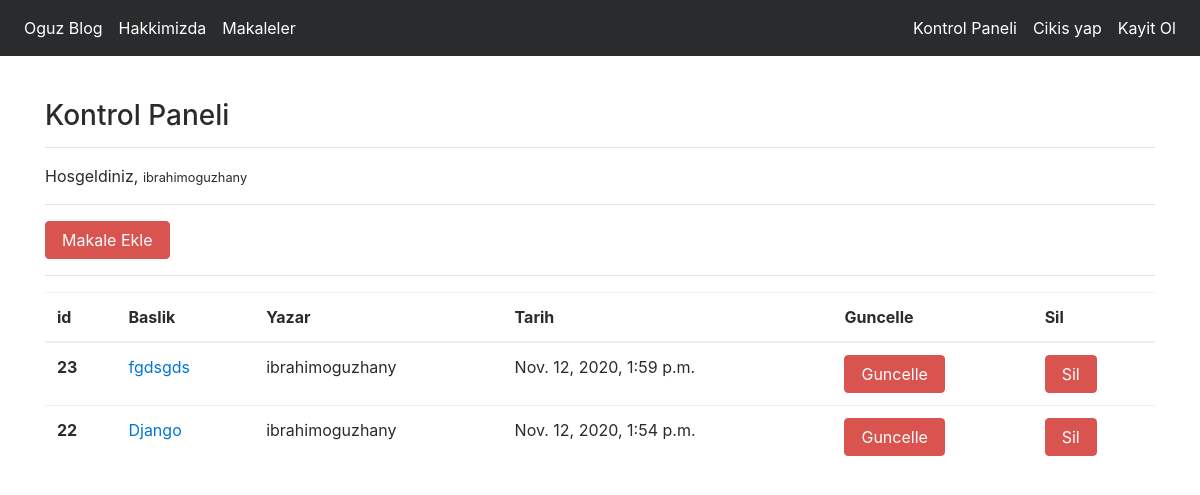
Page /articles/dashboard/ (signed in) on the earlier database version.
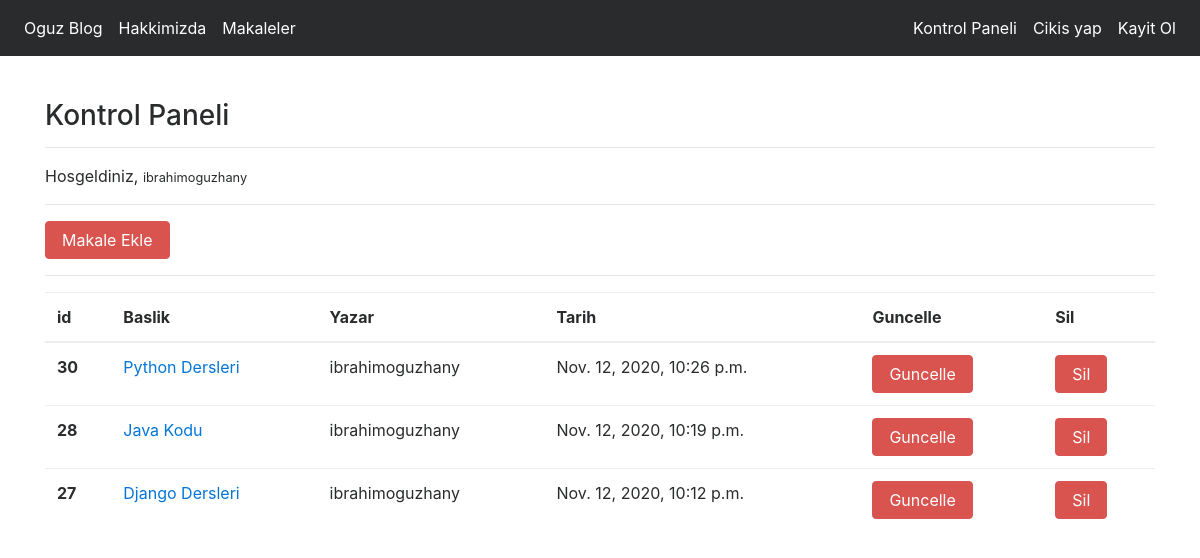
Same page on the later database version.
### article/models.py (models this page shows, shortened)
class Article(models.Model):
    author = models.ForeignKey("auth.User", on_delete=models.CASCADE,verbose_name="yazar")
    title = models.CharField(max_length=50, verbose_name = "Baslik")
    content = RichTextField()
    created_date = models.DateTimeField(auto_now_add=True, verbose_name="Olusturulma Tarihi")
    article_image = models.FileField(blank=True, null=True, verbose_name="Makaleye Fotograf Ekleyin")
    class Meta:
        ordering = ['-created_date']

### article/views.py (the view)
# urls.py: path('dashboard/', views.dashboard, name="dashboard"),
@login_required(login_url="user:login")
def dashboard(request):
    articles = Article.objects.filter(author=request.user)
    context = {
        "articles": articles
    }
    return render(request, "dashboard.html", context)

### templates/dashboard.html
{% extends "layout.html" %}
{% block body %}
<h3>Kontrol Paneli</h3>
<hr>
<p>
    Hosgeldiniz, <small>{{request.user.username}}</small>
</p>
<hr>
<a class="btn btn-danger" href="/articles/addarticle">Makale Ekle</a>
<hr>
{% if articles  %}
<table class="table">
    <thead>
        <tr>
            <th scope="col">id</th>
            <th scope="col">Baslik</th>
            <th scope="col">Yazar</th>
            <th scope="col">Tarih</th>
            <th scope="col">Guncelle</th>
            <th scope="col">Sil</th>
        </tr>
    </thead>
    <tbody>
        {% for article in articles %}
        <tr>
            <th scope="row">{{article.id}}</th>
            <td><a href="/articles/article/{{article.id}}">{{article.title}}</a></td>
            <td>{{article.author.username}}</td>
            <td>{{article.created_date}}</td>
            <td><a href="/articles/update/{{article.id}}" class="btn btn-danger">Guncelle</a></td>
            <td><a href="/articles/delete/{{article.id}}" class="btn btn-danger">Sil</a></td>
        </tr>
        {% endfor %}
    </tbody>
</table>
{% else %}
<div class="alert alert-danger">
    Henuz bir makaleniz bulunmuyor
</div>
{% endif %}
{% endblock body %}

### templates/layout.html (shortened to what this page needs)
<!DOCTYPE html>
{% load static %}
<html lang="en">
<head>
    <link rel="stylesheet" href="{% static 'css/bootstrap.min.css' %}">
</head>
<body>
    {% include "includes/navbar.html" %}
    <div style="margin-top : 100px; margin-bottom:100px;" class="container">
        {% block body %}
        {% endblock body %}
    </div>
</body>
</html>

### templates/includes/navbar.html (shortened to what this page needs)
<nav class="navbar navbar-toggleable-md navbar-inverse fixed-top bg-inverse">
    <div class="collapse navbar-collapse" id="navbarCollapse">
    <ul class="navbar-nav mr-auto">
        <li class="nav-item active">
            <a class="nav-link" href="{% url 'index' %}">Oguz Blog<span class="sr-only">(current)</span></a>
        </li>
        <li class="nav-item active">
                <a class="nav-link" href="{% url 'about' %}">Hakkimizda<span class="sr-only">(current)</span></a>
            </li>
            <li class="nav-item active">
                <a class="nav-link" href="{% url 'article:articles' %}">Makaleler <span class="sr-only">(current)</span></a>
        </ul>
        <ul class="navbar-nav ml-auto">
        {% if request.user.is_authenticated %}
            <li class="nav-item active">
                <a class="nav-link" href="{% url 'article:dashboard' %}">Kontrol Paneli <span class="sr-only">(current)</span></a>
            </li>
            <li class="nav-item active">
                <a class="nav-link" href="{% url 'user:logout' %}">Cikis yap <span class="sr-only">(current)</span></a>
            </li>
        {% else %}
        <li class="nav-item active">
            <a class="nav-link" href="{% url 'user:login' %}">Giris Yap <span class="sr-only">(current)</span></a>
        </li>
        {% endif %}
        <li class="nav-item active">
            <a class="nav-link" href="{% url 'user:register' %}">Kayit Ol <span class="sr-only">(current)</span></a>
        </li>
        </ul>
    </div>
</nav>

Differences in the rows shown:
removed Article: id "23", title "fgdsgds", author.username "ibrahimoguzhany", created_date "Nov. 12, 2020, 1:59 p.m."
removed Article: id "22", title "Django", author.username "ibrahimoguzhany", created_date "Nov. 12, 2020, 1:54 p.m."
added Article: id "30", title "Python Dersleri", author.username "ibrahimoguzhany", created_date "Nov. 12, 2020, 10:26 p.m."
added Article: id "28", title "Java Kodu", author.username "ibrahimoguzhany", created_date "Nov. 12, 2020, 10:19 p.m."
added Article: id "27", title "Django Dersleri", author.username "ibrahimoguzhany", created_date "Nov. 12, 2020, 10:12 p.m."
